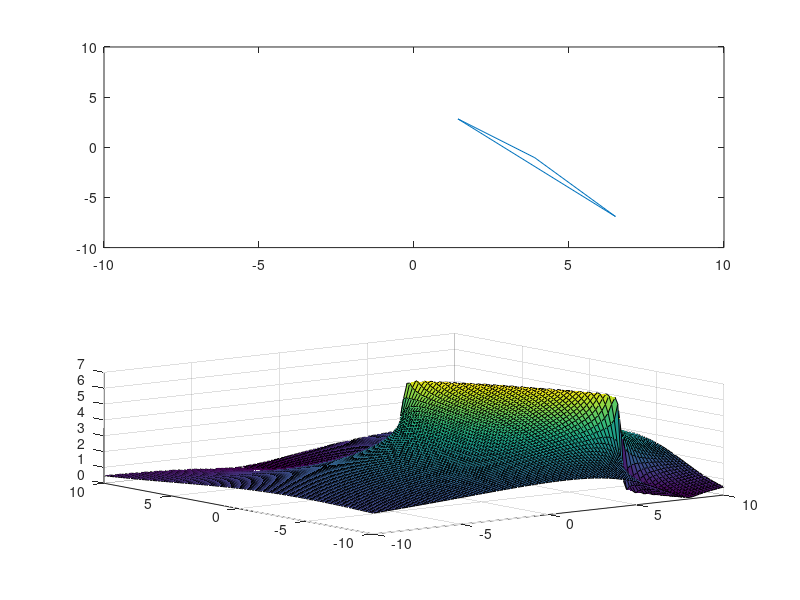

Recreate this plot in MATLAB.
[X,Y] = meshgrid(-10:.2:10,-10:.2:10);
Z = zeros(size(X));
X1 = -10 + 20*rand();
X2 = -10 + 20*rand();
X3 = -10 + 20*rand();
Y1 = -10 + 20*rand();
Y2 = -10 + 20*rand();
Y3 = -10 + 20*rand();
D12 = sqrt((X1-X2)^2 + (Y1-Y2)^2);
D13 = sqrt((X1-X3)^2 + (Y1-Y3)^2);
D23 = sqrt((X2-X3)^2 + (Y2-Y3)^2);
subplot(2,1,1);
plot([X1,X2,X3,X1],[Y1,Y2,Y3,Y1]);
axis([-10,10,-10,10]);
for i = 1:size(X,1)*size(X,2)
    xd1 = X1 - X(i);
    xd2 = X2 - X(i);
    xd3 = X3 - X(i);
    yd1 = Y1 - Y(i);
    yd2 = Y2 - Y(i);
    yd3 = Y3 - Y(i);
    D1 = sqrt(xd1^2 + yd1^2);
    D2 = sqrt(xd2^2 + yd2^2);
    D3 = sqrt(xd3^2 + yd3^2);
    A1 = acos((D1^2 + D2^2 - D12^2)/(2*D1*D2));
    A2 = acos((D1^2 + D3^2 - D13^2)/(2*D1*D3));
    A3 = acos((D2^2 + D3^2 - D23^2)/(2*D2*D3));
    Z(i) = A1 + A2 + A3;
end
subplot(2,1,2);
surf(X,Y,Z);